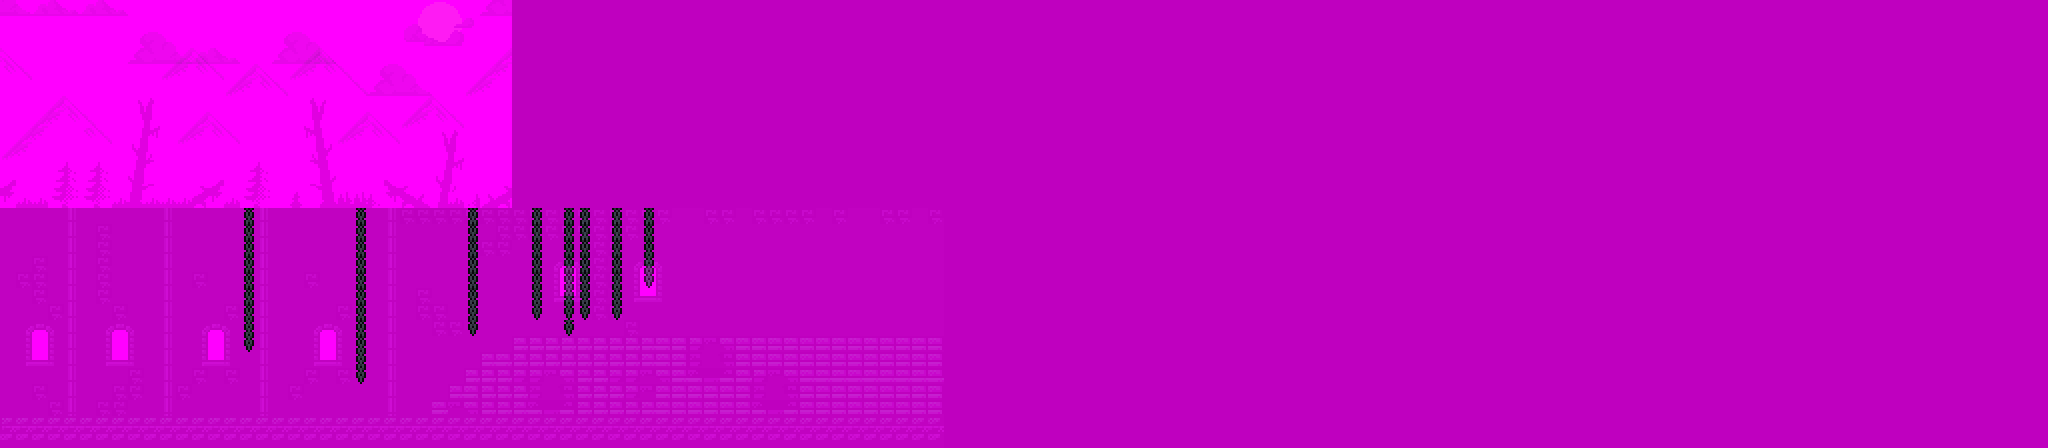

This game map was drawn from its Tiled (.tmx) file and the tilesets committed beside it. A one-line description and the trimmed map source follow:
An orthogonal 128x28 tile map with 16x16 px tiles, 4 tile layers (far, near, playfield, overlap) and 5 objects (2x WORM, 2x PREVIOUS_LEVEL).

<map version="1.4" tiledversion="1.4.1" orientation="orthogonal" renderorder="right-down" compressionlevel="0" width="128" height="28" tilewidth="16" tileheight="16" infinite="0" nextlayerid="8" nextobjectid="32">
 <properties>
  <property name="backscreenColor" type="color" value="#ff242234" />
 </properties>
 <tileset firstgid="1" source="tileset.tsx" />
 <layer id="2" name="far" width="128" height="28">
  <properties>
   <property name="bpp" type="int" value="8" />
   <property name="cropWidth" type="int" value="32" />
  </properties>
  <data>[3584 cells, 448 non-empty, 64 distinct tile ids]</data>
 </layer>
 <layer id="3" name="near" width="128" height="28" opacity="0.5">
  <properties>
   <property name="bpp" type="int" value="8" />
   <property name="cropWidth" type="int" value="32" />
  </properties>
  <data>[3584 cells, 448 non-empty, 15 distinct tile ids]</data>
 </layer>
 <layer id="5" name="playfield" width="128" height="28">
  <properties>
   <property name="bpp" type="int" value="8" />
  </properties>
  <data>[3584 cells, 885 non-empty, 31 distinct tile ids]</data>
 </layer>
 <layer id="6" name="overlap" width="128" height="28" opacity="0.75">
  <properties>
   <property name="bpp" type="int" value="8" />
  </properties>
  <data>[3584 cells, 3584 non-empty, 4 distinct tile ids]</data>
 </layer>
 <objectgroup color="#ffaa00" id="4" name="objects">
  <object id="27" name="WORM" x="336" y="384" width="16" height="16" />
  <object id="28" name="WORM" x="192" y="384" width="16" height="16" />
 </objectgroup>
 <objectgroup color="#ffff00" id="7" name="triggers">
  <object id="13" name="PREVIOUS_LEVEL" x="0" y="0" width="16" height="448" />
  <object id="26" name="PREVIOUS_LEVEL" x="672" y="0" width="112" height="448" />
  <object id="30" x="25" y="-71" />
 </objectgroup>
</map>